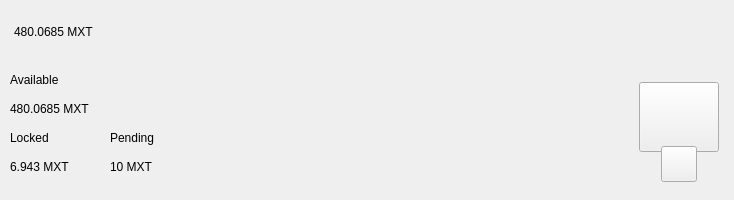
<?xml version="1.0" encoding="UTF-8"?>
<ui version="4.0">
 <class>TopBar</class>
 <widget class="QWidget" name="TopBar">
  <property name="geometry">
   <rect>
    <x>0</x>
    <y>0</y>
    <width>734</width>
    <height>200</height>
   </rect>
  </property>
  <property name="minimumSize">
   <size>
    <width>0</width>
    <height>200</height>
   </size>
  </property>
  <property name="maximumSize">
   <size>
    <width>16777215</width>
    <height>200</height>
   </size>
  </property>
  <property name="windowTitle">
   <string>Form</string>
  </property>
  <layout class="QVBoxLayout" name="verticalLayout_10" stretch="0">
   <property name="spacing">
    <number>0</number>
   </property>
   <property name="leftMargin">
    <number>0</number>
   </property>
   <property name="topMargin">
    <number>0</number>
   </property>
   <property name="rightMargin">
    <number>0</number>
   </property>
   <property name="bottomMargin">
    <number>0</number>
   </property>
   <item>
    <widget class="PFBorderImage" name="containerTop" native="true">
     <layout class="QVBoxLayout" name="verticalLayout_11">
      <property name="spacing">
       <number>0</number>
      </property>
      <property name="leftMargin">
       <number>0</number>
      </property>
      <property name="topMargin">
       <number>0</number>
      </property>
      <property name="rightMargin">
       <number>0</number>
      </property>
      <property name="bottomMargin">
       <number>0</number>
      </property>
      <item>
       <widget class="QWidget" name="top_container_2" native="true">
        <property name="minimumSize">
         <size>
          <width>0</width>
          <height>65</height>
         </size>
        </property>
        <layout class="QHBoxLayout" name="top_container">
         <property name="spacing">
          <number>0</number>
         </property>
         <property name="leftMargin">
          <number>14</number>
         </property>
         <property name="topMargin">
          <number>0</number>
         </property>
         <property name="rightMargin">
          <number>14</number>
         </property>
         <property name="bottomMargin">
          <number>0</number>
         </property>
         <item alignment="Qt::AlignVCenter">
          <widget class="QWidget" name="widgetTopAmount" native="true">
           <property name="sizePolicy">
            <sizepolicy hsizetype="Preferred" vsizetype="Maximum">
             <horstretch>0</horstretch>
             <verstretch>0</verstretch>
            </sizepolicy>
           </property>
           <layout class="QHBoxLayout" name="horizontalLayout_5">
            <property name="spacing">
             <number>0</number>
            </property>
            <property name="leftMargin">
             <number>0</number>
            </property>
            <property name="topMargin">
             <number>0</number>
            </property>
            <property name="rightMargin">
             <number>0</number>
            </property>
            <property name="bottomMargin">
             <number>0</number>
            </property>
            <item alignment="Qt::AlignTop">
             <widget class="QLabel" name="labelAmountTopMXT">
              <property name="minimumSize">
               <size>
                <width>0</width>
                <height>36</height>
               </size>
              </property>
              <property name="styleSheet">
               <string notr="true">padding:0px;margin:0px;</string>
              </property>
              <property name="text">
               <string>480.0685 MXT</string>
              </property>
             </widget>
            </item>
            <item>
             <spacer name="horizontalSpacer_11">
              <property name="orientation">
               <enum>Qt::Horizontal</enum>
              </property>
              <property name="sizeType">
               <enum>QSizePolicy::Fixed</enum>
              </property>
              <property name="sizeHint" stdset="0">
               <size>
                <width>20</width>
                <height>20</height>
               </size>
              </property>
             </spacer>
            </item>
            <item>
             <spacer name="horizontalSpacer_12">
              <property name="orientation">
               <enum>Qt::Horizontal</enum>
              </property>
              <property name="sizeType">
               <enum>QSizePolicy::Fixed</enum>
              </property>
              <property name="sizeHint" stdset="0">
               <size>
                <width>20</width>
                <height>20</height>
               </size>
              </property>
             </spacer>
            </item>
           </layout>
          </widget>
         </item>
         <item>
          <spacer name="horizontalSpacer">
           <property name="orientation">
            <enum>Qt::Horizontal</enum>
           </property>
           <property name="sizeHint" stdset="0">
            <size>
             <width>40</width>
             <height>20</height>
            </size>
           </property>
          </spacer>
         </item>
         <item>
          <layout class="QHBoxLayout" name="horizontalLayout_4">
           <property name="spacing">
            <number>12</number>
           </property>
           <property name="rightMargin">
            <number>0</number>
           </property>
           <item alignment="Qt::AlignRight">
            <widget class="QWidget" name="layoutSync" native="true">
             <property name="minimumSize">
              <size>
               <width>0</width>
               <height>36</height>
              </size>
             </property>
             <property name="maximumSize">
              <size>
               <width>16777215</width>
               <height>36</height>
              </size>
             </property>
             <layout class="QVBoxLayout" name="verticalLayout_9">
              <property name="leftMargin">
               <number>0</number>
              </property>
              <property name="topMargin">
               <number>0</number>
              </property>
              <property name="rightMargin">
               <number>0</number>
              </property>
              <property name="bottomMargin">
               <number>0</number>
              </property>
              <item>
               <widget class="ExpandableButton" name="pushButtonSync" native="true">
                <property name="minimumSize">
                 <size>
                  <width>36</width>
                  <height>36</height>
                 </size>
                </property>
                <property name="maximumSize">
                 <size>
                  <width>16777215</width>
                  <height>36</height>
                 </size>
                </property>
               </widget>
              </item>
             </layout>
            </widget>
           </item>
           <item>
            <widget class="ExpandableButton" name="pushButtonStack" native="true">
             <property name="minimumSize">
              <size>
               <width>36</width>
               <height>36</height>
              </size>
             </property>
            </widget>
           </item>
           <item>
            <widget class="ExpandableButton" name="pushButtonColdStaking" native="true">
             <property name="minimumSize">
              <size>
               <width>36</width>
               <height>36</height>
              </size>
             </property>
            </widget>
           </item>
           <item>
            <widget class="ExpandableButton" name="pushButtonConnection" native="true">
             <property name="minimumSize">
              <size>
               <width>36</width>
               <height>36</height>
              </size>
             </property>
            </widget>
           </item>
           <item>
            <widget class="ExpandableButton" name="pushButtonTor" native="true">
             <property name="minimumSize">
              <size>
               <width>36</width>
               <height>36</height>
              </size>
             </property>
            </widget>
           </item>
           <item>
            <widget class="ExpandableButton" name="pushButtonHDEnabled" native="true">
             <property name="minimumSize">
              <size>
               <width>36</width>
               <height>36</height>
              </size>
             </property>
            </widget>
           </item>
           <item>
            <widget class="ExpandableButton" name="pushButtonLock" native="true">
             <property name="sizePolicy">
              <sizepolicy hsizetype="Expanding" vsizetype="Expanding">
               <horstretch>0</horstretch>
               <verstretch>0</verstretch>
              </sizepolicy>
             </property>
             <property name="minimumSize">
              <size>
               <width>36</width>
               <height>0</height>
              </size>
             </property>
            </widget>
           </item>
           <item>
            <widget class="ExpandableButton" name="pushButtonTheme" native="true">
             <property name="minimumSize">
              <size>
               <width>36</width>
               <height>36</height>
              </size>
             </property>
             <property name="maximumSize">
              <size>
               <width>16777215</width>
               <height>36</height>
              </size>
             </property>
            </widget>
           </item>
           <item>
            <widget class="ExpandableButton" name="pushButtonFAQ" native="true">
             <property name="minimumSize">
              <size>
               <width>36</width>
               <height>36</height>
              </size>
             </property>
            </widget>
           </item>
          </layout>
         </item>
        </layout>
       </widget>
      </item>
      <item>
       <widget class="QWidget" name="bottom_container" native="true">
        <property name="minimumSize">
         <size>
          <width>0</width>
          <height>135</height>
         </size>
        </property>
        <layout class="QHBoxLayout" name="botton_container">
         <property name="leftMargin">
          <number>10</number>
         </property>
         <property name="topMargin">
          <number>0</number>
         </property>
         <property name="rightMargin">
          <number>10</number>
         </property>
         <property name="bottomMargin">
          <number>10</number>
         </property>
         <item>
          <layout class="QHBoxLayout" name="horizontalLayout_3">
           <property name="bottomMargin">
            <number>9</number>
           </property>
           <item>
            <layout class="QVBoxLayout" name="verticalLayout_7">
             <property name="spacing">
              <number>0</number>
             </property>
             <property name="leftMargin">
              <number>0</number>
             </property>
             <property name="rightMargin">
              <number>30</number>
             </property>
             <item>
              <layout class="QVBoxLayout" name="verticalLayout_2">
               <item>
                <widget class="QLabel" name="labelTitle1">
                 <property name="text">
                  <string>Available</string>
                 </property>
                </widget>
               </item>
               <item>
                <widget class="QLabel" name="labelAmountMXT">
                 <property name="text">
                  <string>480.0685 MXT</string>
                 </property>
                </widget>
               </item>
              </layout>
             </item>
             <item>
              <layout class="QHBoxLayout" name="horizontalLayout_2">
               <property name="spacing">
                <number>0</number>
               </property>
               <item>
                <layout class="QVBoxLayout" name="verticalLayout_3">
                 <item>
                  <widget class="QLabel" name="labelTitle3">
                   <property name="text">
                    <string>Locked</string>
                   </property>
                  </widget>
                 </item>
                 <item>
                  <widget class="QLabel" name="labelLockedMXT">
                   <property name="text">
                    <string>6.943 MXT</string>
                   </property>
                  </widget>
                 </item>
                </layout>
               </item>
               <item>
                <spacer name="horizontalSpacer_3">
                 <property name="orientation">
                  <enum>Qt::Horizontal</enum>
                 </property>
                 <property name="sizeType">
                  <enum>QSizePolicy::Fixed</enum>
                 </property>
                 <property name="sizeHint" stdset="0">
                  <size>
                   <width>40</width>
                   <height>20</height>
                  </size>
                 </property>
                </spacer>
               </item>
               <item>
                <layout class="QVBoxLayout" name="verticalLayout_4">
                 <item>
                  <widget class="QLabel" name="labelTitle4">
                   <property name="text">
                    <string>Pending</string>
                   </property>
                  </widget>
                 </item>
                 <item>
                  <widget class="QLabel" name="labelPendingMXT">
                   <property name="text">
                    <string>10 MXT</string>
                   </property>
                  </widget>
                 </item>
                </layout>
               </item>
              </layout>
             </item>
            </layout>
           </item>
          </layout>
         </item>
         <item>
          <spacer name="horizontalSpacer_2">
           <property name="orientation">
            <enum>Qt::Horizontal</enum>
           </property>
           <property name="sizeHint" stdset="0">
            <size>
             <width>40</width>
             <height>20</height>
            </size>
           </property>
          </spacer>
         </item>
         <item alignment="Qt::AlignHCenter|Qt::AlignVCenter">
          <widget class="QWidget" name="qrContainer" native="true">
           <property name="sizePolicy">
            <sizepolicy hsizetype="Preferred" vsizetype="Minimum">
             <horstretch>0</horstretch>
             <verstretch>0</verstretch>
            </sizepolicy>
           </property>
           <property name="minimumSize">
            <size>
             <width>90</width>
             <height>110</height>
            </size>
           </property>
           <property name="maximumSize">
            <size>
             <width>90</width>
             <height>110</height>
            </size>
           </property>
           <layout class="QVBoxLayout" name="containerQR">
            <property name="spacing">
             <number>0</number>
            </property>
            <property name="leftMargin">
             <number>5</number>
            </property>
            <property name="topMargin">
             <number>10</number>
            </property>
            <property name="rightMargin">
             <number>5</number>
            </property>
            <property name="bottomMargin">
             <number>0</number>
            </property>
            <item>
             <widget class="QPushButton" name="btnQr">
              <property name="minimumSize">
               <size>
                <width>70</width>
                <height>70</height>
               </size>
              </property>
              <property name="maximumSize">
               <size>
                <width>16777215</width>
                <height>70</height>
               </size>
              </property>
              <property name="focusPolicy">
               <enum>Qt::NoFocus</enum>
              </property>
              <property name="text">
               <string/>
              </property>
              <property name="iconSize">
               <size>
                <width>70</width>
                <height>70</height>
               </size>
              </property>
             </widget>
            </item>
            <item>
             <spacer name="verticalSpacer">
              <property name="orientation">
               <enum>Qt::Vertical</enum>
              </property>
              <property name="sizeType">
               <enum>QSizePolicy::Fixed</enum>
              </property>
              <property name="sizeHint" stdset="0">
               <size>
                <width>20</width>
                <height>20</height>
               </size>
              </property>
             </spacer>
            </item>
            <item alignment="Qt::AlignHCenter|Qt::AlignBottom">
             <widget class="QPushButton" name="pushButtonQR">
              <property name="minimumSize">
               <size>
                <width>36</width>
                <height>36</height>
               </size>
              </property>
              <property name="maximumSize">
               <size>
                <width>36</width>
                <height>36</height>
               </size>
              </property>
              <property name="focusPolicy">
               <enum>Qt::NoFocus</enum>
              </property>
              <property name="text">
               <string/>
              </property>
             </widget>
            </item>
           </layout>
          </widget>
         </item>
        </layout>
       </widget>
      </item>
     </layout>
    </widget>
   </item>
  </layout>
 </widget>
 <customwidgets>
  <customwidget>
   <class>ExpandableButton</class>
   <extends>QWidget</extends>
   <header>qt/pivx/expandablebutton.h</header>
   <container>1</container>
  </customwidget>
  <customwidget>
   <class>PFBorderImage</class>
   <extends>QFrame</extends>
   <header>qt/pivx/pfborderimage.h</header>
   <container>1</container>
  </customwidget>
 </customwidgets>
 <resources/>
 <connections/>
</ui>
